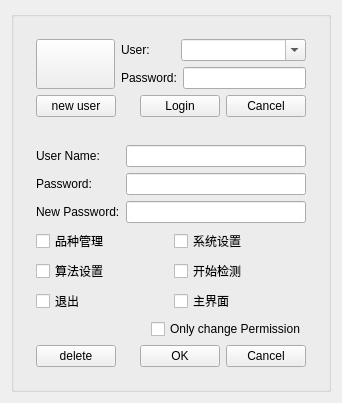
<?xml version="1.0" encoding="UTF-8"?>
<ui version="4.0">
 <class>UserWidget</class>
 <widget class="QWidget" name="UserWidget">
  <property name="geometry">
   <rect>
    <x>0</x>
    <y>0</y>
    <width>342</width>
    <height>400</height>
   </rect>
  </property>
  <property name="maximumSize">
   <size>
    <width>16777215</width>
    <height>16777215</height>
   </size>
  </property>
  <property name="windowTitle">
   <string>UserWidget</string>
  </property>
  <layout class="QGridLayout" name="gridLayout_2">
   <item row="0" column="0">
    <widget class="QGroupBox" name="groupBox">
     <property name="title">
      <string/>
     </property>
     <layout class="QGridLayout" name="gridLayout">
      <item row="0" column="0">
       <layout class="QVBoxLayout" name="verticalLayout_3" stretch="2,3">
        <property name="bottomMargin">
         <number>0</number>
        </property>
        <item>
         <widget class="QWidget" name="widget_LogIn" native="true">
          <layout class="QGridLayout" name="gridLayout_4">
           <item row="1" column="1">
            <spacer name="horizontalSpacer">
             <property name="orientation">
              <enum>Qt::Horizontal</enum>
             </property>
             <property name="sizeHint" stdset="0">
              <size>
               <width>166</width>
               <height>20</height>
              </size>
             </property>
            </spacer>
           </item>
           <item row="1" column="2">
            <layout class="QHBoxLayout" name="horizontalLayout_3">
             <item>
              <widget class="QPushButton" name="pushButton_login">
               <property name="text">
                <string>Login</string>
               </property>
              </widget>
             </item>
             <item>
              <widget class="QPushButton" name="pushButton_close">
               <property name="text">
                <string>Cancel</string>
               </property>
              </widget>
             </item>
            </layout>
           </item>
           <item row="1" column="0">
            <widget class="QPushButton" name="pushButton_NewUser">
             <property name="text">
              <string>new user</string>
             </property>
            </widget>
           </item>
           <item row="0" column="0" colspan="3">
            <layout class="QHBoxLayout" name="horizontalLayout_5" stretch="3,7">
             <item>
              <widget class="QPushButton" name="pushButton_image">
               <property name="sizePolicy">
                <sizepolicy hsizetype="Minimum" vsizetype="Preferred">
                 <horstretch>0</horstretch>
                 <verstretch>0</verstretch>
                </sizepolicy>
               </property>
               <property name="toolTip">
                <string>Change PassWord</string>
               </property>
               <property name="text">
                <string/>
               </property>
              </widget>
             </item>
             <item>
              <layout class="QVBoxLayout" name="verticalLayout">
               <item>
                <layout class="QHBoxLayout" name="horizontalLayout_2" stretch="3,7">
                 <item>
                  <widget class="QLabel" name="label_user">
                   <property name="text">
                    <string>User:</string>
                   </property>
                  </widget>
                 </item>
                 <item>
                  <widget class="QComboBox" name="comboBoxUser">
                   <property name="editable">
                    <bool>true</bool>
                   </property>
                  </widget>
                 </item>
                </layout>
               </item>
               <item>
                <layout class="QHBoxLayout" name="horizontalLayout_4" stretch="3,7">
                 <item>
                  <widget class="QLabel" name="label_password">
                   <property name="text">
                    <string>Password:</string>
                   </property>
                  </widget>
                 </item>
                 <item>
                  <widget class="QLineEdit" name="lineEdit_passWord"/>
                 </item>
                </layout>
               </item>
              </layout>
             </item>
            </layout>
           </item>
          </layout>
         </widget>
        </item>
        <item>
         <widget class="QWidget" name="widget_ChangePassWord" native="true">
          <layout class="QVBoxLayout" name="verticalLayout_2">
           <item>
            <layout class="QGridLayout" name="gridLayout_3">
             <item row="1" column="0">
              <widget class="QLabel" name="label_password_2">
               <property name="text">
                <string>Password:</string>
               </property>
              </widget>
             </item>
             <item row="1" column="1">
              <widget class="QLineEdit" name="lineEdit_passWord2"/>
             </item>
             <item row="2" column="0">
              <widget class="QLabel" name="label_password_3">
               <property name="text">
                <string>New Password:</string>
               </property>
              </widget>
             </item>
             <item row="2" column="1">
              <widget class="QLineEdit" name="lineEdit_newPassWord"/>
             </item>
             <item row="0" column="0">
              <widget class="QLabel" name="label_UserName">
               <property name="text">
                <string>User Name:</string>
               </property>
              </widget>
             </item>
             <item row="0" column="1">
              <widget class="QLineEdit" name="lineEdit_UserName"/>
             </item>
            </layout>
           </item>
           <item>
            <layout class="QGridLayout" name="gridLayout_5">
             <item row="0" column="0">
              <widget class="QCheckBox" name="checkBox_1">
               <property name="text">
                <string>品种管理</string>
               </property>
              </widget>
             </item>
             <item row="0" column="1">
              <widget class="QCheckBox" name="checkBox_2">
               <property name="text">
                <string>系统设置</string>
               </property>
              </widget>
             </item>
             <item row="1" column="0">
              <widget class="QCheckBox" name="checkBox_3">
               <property name="text">
                <string>算法设置</string>
               </property>
              </widget>
             </item>
             <item row="1" column="1">
              <widget class="QCheckBox" name="checkBox_4">
               <property name="text">
                <string>开始检测</string>
               </property>
              </widget>
             </item>
             <item row="2" column="0">
              <widget class="QCheckBox" name="checkBox_5">
               <property name="text">
                <string>退出</string>
               </property>
              </widget>
             </item>
             <item row="2" column="1">
              <widget class="QCheckBox" name="checkBox_6">
               <property name="text">
                <string>主界面</string>
               </property>
              </widget>
             </item>
            </layout>
           </item>
           <item>
            <layout class="QHBoxLayout" name="horizontalLayout_6">
             <item>
              <spacer name="horizontalSpacer_3">
               <property name="orientation">
                <enum>Qt::Horizontal</enum>
               </property>
               <property name="sizeHint" stdset="0">
                <size>
                 <width>40</width>
                 <height>20</height>
                </size>
               </property>
              </spacer>
             </item>
             <item>
              <widget class="QCheckBox" name="checkBox_OnlyChangePermission">
               <property name="text">
                <string>Only change Permission</string>
               </property>
              </widget>
             </item>
            </layout>
           </item>
           <item>
            <layout class="QHBoxLayout" name="horizontalLayout">
             <item>
              <widget class="QPushButton" name="pushButton_deleteUser">
               <property name="text">
                <string>delete</string>
               </property>
              </widget>
             </item>
             <item>
              <spacer name="horizontalSpacer_2">
               <property name="orientation">
                <enum>Qt::Horizontal</enum>
               </property>
               <property name="sizeHint" stdset="0">
                <size>
                 <width>40</width>
                 <height>20</height>
                </size>
               </property>
              </spacer>
             </item>
             <item>
              <widget class="QPushButton" name="btnOK_changePassWrod">
               <property name="text">
                <string>OK</string>
               </property>
              </widget>
             </item>
             <item>
              <widget class="QPushButton" name="btnCancel_changePassWrod">
               <property name="text">
                <string>Cancel</string>
               </property>
              </widget>
             </item>
            </layout>
           </item>
          </layout>
         </widget>
        </item>
       </layout>
      </item>
     </layout>
    </widget>
   </item>
  </layout>
 </widget>
 <layoutdefault spacing="6" margin="11"/>
 <resources/>
 <connections/>
</ui>
